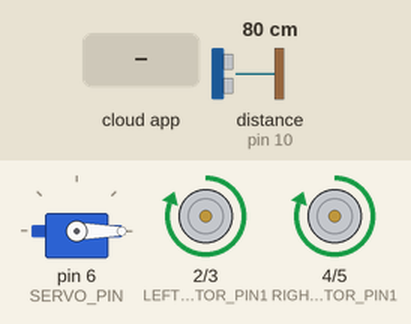
Simulated run of this sketch. Board: Arduino Uno, built with avr-gcc and run on an emulated ATmega328P. On the bench: servo, motor-driver pin pairs drawn as motors (green arrow = first pin HIGH = forward, orange = second pin HIGH = backward, longer = more drive). Wiring (inferred from the names in the program): ultrasonic range finder: trigger pin 9; echo pin 10. The test bench sets the inputs (shaded band); at power-on: distance to the obstacle (sensor on pin 10) 80 cm. The echo pulse lasts 58.3 µs per cm; the RemoteXY app is connected.

Above: at 1.2 s.
1.3 s: distance to the obstacle (sensor on pin 10) set to 23 cm
2.8 s: distance to the obstacle (sensor on pin 10) set to 19 cm
At 3.9 s:
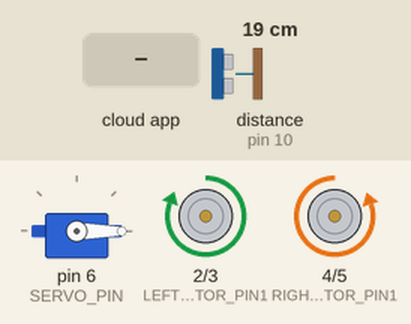
4.3 s: the phone or cloud app sets joystick_x to 64
At 4.6 s:
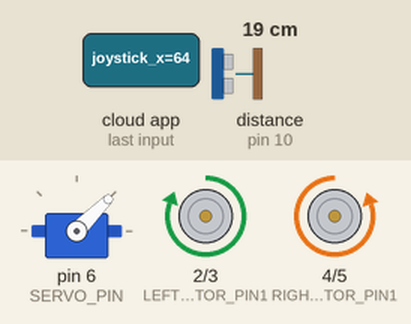
5.8 s: distance to the obstacle (sensor on pin 10) set to 13 cm
7.3 s: distance to the obstacle (sensor on pin 10) set to 10 cm
At 8.1 s:
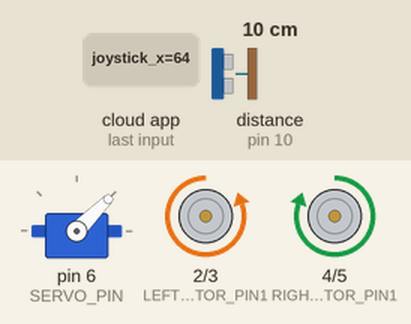
8.8 s: the phone or cloud app sets joystick_x to 0
At 9.2 s:
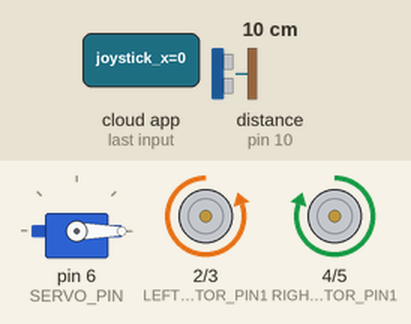
Timing chart, 0 to 11.3 s (numbered marks = the images above; inputs shaded):
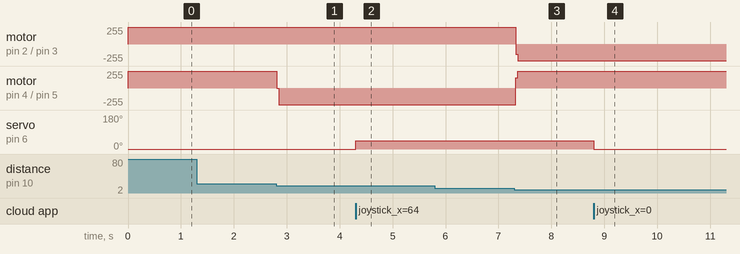

The sketch:

bb8_robot.ino
```cpp
/*
  #################pragma endregion
  Project: BB-8-inspired Robot
  Written by: Abdulrahman Abdulrahman
*/

#include <RemoteXY.h>
#include <Servo.h>
// RemoteXY configuration
#pragma pack(push, 1)
uint8_t RemoteXY_CONF[] =
  { 255,9,0,0,0,22,0,8,25,0,
  2,0,10,11,6,28,79,66,83,84,
  65,67,76,69,95,65,80,73,0,79,
  70,70,0,70,79,82,87,65,82,68,
  95,83,80,69,69,68,0 };
// this structure defines all the variables and events of your control interface
struct {
  // input variable
  uint8_t joystick_x; // =0..255 x coordinate of joystick
  uint8_t joystick_y; // =0..255 y coordinate of joystick
  // output variable
  uint8_t servo_angle; // =0..180 servo angle
  // other variable
  uint8_t connect_flag;  // =1 if wire connected, else =0
  // uint8_t unused[0];
} RemoteXY;
#pragma pack(pop)

#define SERVO_PIN 6
#define TRIGGER_PIN 9
#define ECHO_PIN 10
#define LEFT_MOTOR_PIN1 2
#define LEFT_MOTOR_PIN2 3
#define RIGHT_MOTOR_PIN1 4
#define RIGHT_MOTOR_PIN2 5

Servo servoMotor;

void setup()
{
  RemoteXY_Init();
  servoMotor.attach(SERVO_PIN);
  pinMode(TRIGGER_PIN, OUTPUT);
  pinMode(ECHO_PIN, INPUT);
  pinMode(LEFT_MOTOR_PIN1, OUTPUT);
  pinMode(LEFT_MOTOR_PIN2, OUTPUT);
  pinMode(RIGHT_MOTOR_PIN1, OUTPUT);
  pinMode(RIGHT_MOTOR_PIN2, OUTPUT);
}

void loop()
{
  RemoteXY_Handler();
  // control servo with joystick
  int servoAngle = map(RemoteXY.joystick_x, 0, 255, 0, 180);
  servoMotor.write(servoAngle);

  // perform obstacle avoidance
  int distance = getDistance();
  if (distance < 20) { // Adjust this threshold according to your needs
    // Stop motors and change direction
    stopMotors();
    if (distance > 10) {
      // Turn right
      digitalWrite(LEFT_MOTOR_PIN1, HIGH);
      digitalWrite(LEFT_MOTOR_PIN2, LOW);
      digitalWrite(RIGHT_MOTOR_PIN1, LOW);
      digitalWrite(RIGHT_MOTOR_PIN2, HIGH);
    } else {
      // Turn left
      digitalWrite(LEFT_MOTOR_PIN1, LOW);
      digitalWrite(LEFT_MOTOR_PIN2, HIGH);
      digitalWrite(RIGHT_MOTOR_PIN1, HIGH);
      digitalWrite(RIGHT_MOTOR_PIN2, LOW);
    }
  } else {
    // Continue moving forward
    digitalWrite(LEFT_MOTOR_PIN1, HIGH);
    digitalWrite(LEFT_MOTOR_PIN2, LOW);
    digitalWrite(RIGHT_MOTOR_PIN1, HIGH);
    digitalWrite(RIGHT_MOTOR_PIN2, LOW);
  }
}

int getDistance() {
  // Send ultrasonic pulse
  digitalWrite(TRIGGER_PIN, LOW);
  delayMicroseconds(2);
  digitalWrite(TRIGGER_PIN, HIGH);
  delayMicroseconds(10);
  digitalWrite(TRIGGER_PIN, LOW);

  // Measure the response time of ultrasonic sensor
  long duration = pulseIn(ECHO_PIN, HIGH);

  // Convert response time into distance
  int distance = duration * 0.034 / 2;

  return distance;
}

void stopMotors() {
  digitalWrite(LEFT_MOTOR_PIN1, LOW);
  digitalWrite(LEFT_MOTOR_PIN2, LOW);
  digitalWrite(RIGHT_MOTOR_PIN1, LOW);
  digitalWrite(RIGHT_MOTOR_PIN2, LOW);
}
```

Measured:
- the behaviour switches between 21 and 20 cm on distance to the obstacle (sensor on pin 10) (found by bisection; images 0 and 1)
- the behaviour switches between 12 and 11 cm on distance to the obstacle (sensor on pin 10) (found by bisection; images 2 and 3)
- after the input at 1.3 s, every drawn part: stays the same
- after the input at 2.8 s, motor on pin 4 (RIGHT_MOTOR_PIN1) / pin 5 (RIGHT_MOTOR_PIN2): forward 255/255 → backward 253/255 at once
- after the input at 4.3 s, servo on pin 6 (SERVO_PIN): 0° → 45° at once
- after the input at 5.8 s, every drawn part: stays the same
- after the input at 7.3 s, motor on pin 2 (LEFT_MOTOR_PIN1) / pin 3 (LEFT_MOTOR_PIN2): forward 255/255 → backward 253/255 at once; motor on pin 4 (RIGHT_MOTOR_PIN1) / pin 5 (RIGHT_MOTOR_PIN2): backward 253/255 → forward 253/255 at once
- after the input at 8.8 s, servo on pin 6 (SERVO_PIN): 45° → 0° at once
